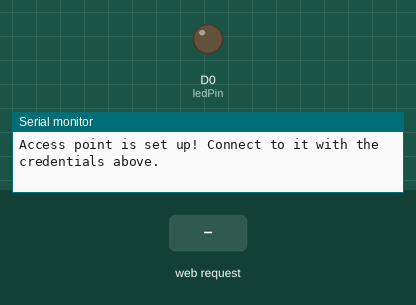
Simulated run of this sketch. Board: ESP8266 (NodeMCU). On the bench: output pins drawn as LEDs (lit = HIGH), the last lines printed to the serial monitor. The test bench sets the inputs (shaded band).

Above: at 1.2 s.
1.3 s: HTTP request GET /message received
At 1.7 s:
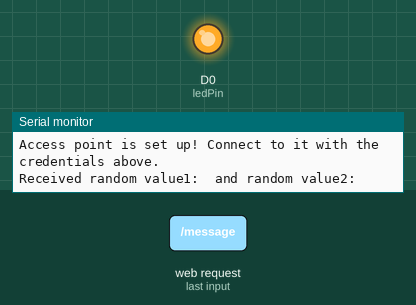
Timing chart, 0 to 4.3 s (numbered marks = the images above; inputs shaded):
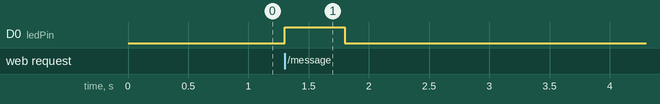

Measured:
- after the input at 1.3 s, D0 (ledPin): LOW → HIGH at once, → LOW 0.50 s later

The sketch:

nodemcu_access_point.ino
```cpp
#include <ESP8266WiFi.h>
#include <ESP8266WebServer.h>

ESP8266WebServer server(80);

const int ledPin = D0; // The pin where the LED is connected

void setup() {
  Serial.begin(9600);

  // Set the NodeMCU as an access point
  WiFi.mode(WIFI_AP);

  // Configure the access point (replace "MyAP" with your desired network name, and "password" with your desired password)
  WiFi.softAP("MyAP", "password");

  Serial.println("Access point is set up! Connect to it with the credentials above.");

  // Configure the LED pin as an OUTPUT
  pinMode(ledPin, OUTPUT);

  // Handle HTTP requests
  server.on("/message", []() {
    digitalWrite(ledPin, HIGH); // Turn the LED on

    String temp = server.arg("temp");
    String hum = server.arg("hum");
    Serial.print("Received random value1: ");
    Serial.print(temp);
    Serial.print(" and random value2: ");
    Serial.println(hum);

    delay(500); // Delay for 500 milliseconds
    digitalWrite(ledPin, LOW); // Turn the LED off

    server.send(200, "text/plain", "Message received");
  });

  // Start the server
  server.begin();
}

void loop() {
  server.handleClient();
}
```
